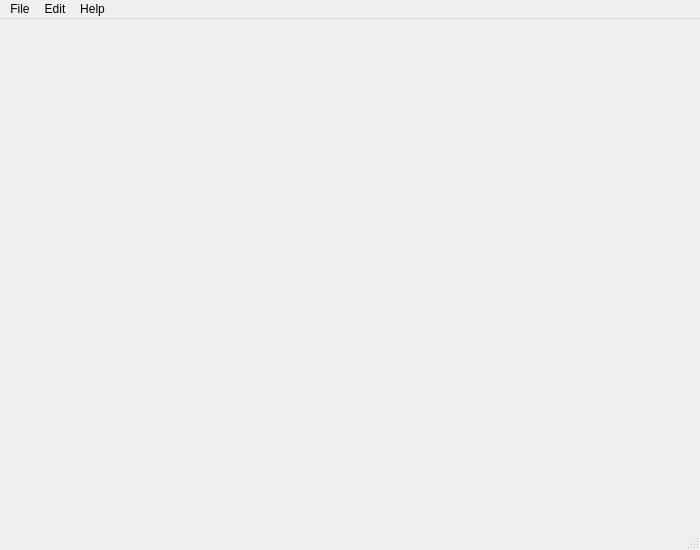
<?xml version="1.0" encoding="UTF-8"?>
<ui version="4.0">
 <author>Einar Uvsløkk, &lt;einar.uvslokk@linux.com&gt;</author>
 <class>MainWindow</class>
 <widget class="QMainWindow" name="MainWindow">
  <property name="geometry">
   <rect>
    <x>0</x>
    <y>0</y>
    <width>700</width>
    <height>550</height>
   </rect>
  </property>
  <property name="windowTitle">
   <string>Luma</string>
  </property>
  <property name="windowOpacity">
   <double>1.000000000000000</double>
  </property>
  <widget class="QWidget" name="centralwidget">
   <layout class="QGridLayout" name="gridLayout">
    <item row="0" column="0">
     <widget class="QStackedWidget" name="mainStack">
      <property name="currentIndex">
       <number>0</number>
      </property>
      <widget class="QWidget" name="page"/>
     </widget>
    </item>
   </layout>
  </widget>
  <widget class="QMenuBar" name="menubar">
   <property name="geometry">
    <rect>
     <x>0</x>
     <y>0</y>
     <width>700</width>
     <height>23</height>
    </rect>
   </property>
   <widget class="QMenu" name="menuFile">
    <property name="title">
     <string>File</string>
    </property>
    <addaction name="actionShowLogger"/>
    <addaction name="separator"/>
    <addaction name="actionQuit"/>
   </widget>
   <widget class="QMenu" name="menuEdit">
    <property name="title">
     <string>Edit</string>
    </property>
    <widget class="QMenu" name="menuLanguage">
     <property name="title">
      <string>Language</string>
     </property>
    </widget>
    <addaction name="actionEditServerList"/>
    <addaction name="separator"/>
    <addaction name="actionReloadPlugins"/>
    <addaction name="actionConfigurePlugins"/>
    <addaction name="separator"/>
    <addaction name="menuLanguage"/>
    <addaction name="separator"/>
    <addaction name="actionEditSettings"/>
   </widget>
   <widget class="QMenu" name="menuHelp">
    <property name="title">
     <string>Help</string>
    </property>
    <addaction name="actionAboutLuma"/>
   </widget>
   <addaction name="menuFile"/>
   <addaction name="menuEdit"/>
   <addaction name="menuHelp"/>
  </widget>
  <widget class="QStatusBar" name="statusBar"/>
  <action name="actionShowLogger">
   <property name="checkable">
    <bool>true</bool>
   </property>
   <property name="text">
    <string>Show logger</string>
   </property>
   <property name="shortcut">
    <string>Ctrl+L</string>
   </property>
  </action>
  <action name="actionQuit">
   <property name="text">
    <string>Quit</string>
   </property>
   <property name="shortcut">
    <string>Ctrl+Q</string>
   </property>
  </action>
  <action name="actionEditServerList">
   <property name="text">
    <string>Server List</string>
   </property>
   <property name="shortcut">
    <string>Ctrl+Shift+S</string>
   </property>
  </action>
  <action name="actionReloadPlugins">
   <property name="text">
    <string>Reload Plugins</string>
   </property>
   <property name="shortcut">
    <string>F5</string>
   </property>
  </action>
  <action name="actionConfigurePlugins">
   <property name="text">
    <string>Configure Plugins</string>
   </property>
  </action>
  <action name="actionAboutLuma">
   <property name="text">
    <string>About Luma</string>
   </property>
   <property name="shortcut">
    <string>F12</string>
   </property>
  </action>
  <action name="actionEditSettings">
   <property name="text">
    <string>Settings</string>
   </property>
  </action>
 </widget>
 <resources/>
 <connections>
  <connection>
   <sender>actionQuit</sender>
   <signal>triggered()</signal>
   <receiver>MainWindow</receiver>
   <slot>close()</slot>
   <hints>
    <hint type="sourcelabel">
     <x>-1</x>
     <y>-1</y>
    </hint>
    <hint type="destinationlabel">
     <x>275</x>
     <y>270</y>
    </hint>
   </hints>
  </connection>
  <connection>
   <sender>actionAboutLuma</sender>
   <signal>triggered()</signal>
   <receiver>MainWindow</receiver>
   <slot>showAboutLuma()</slot>
   <hints>
    <hint type="sourcelabel">
     <x>-1</x>
     <y>-1</y>
    </hint>
    <hint type="destinationlabel">
     <x>275</x>
     <y>270</y>
    </hint>
   </hints>
  </connection>
  <connection>
   <sender>actionConfigurePlugins</sender>
   <signal>triggered()</signal>
   <receiver>MainWindow</receiver>
   <slot>configurePlugins()</slot>
   <hints>
    <hint type="sourcelabel">
     <x>-1</x>
     <y>-1</y>
    </hint>
    <hint type="destinationlabel">
     <x>275</x>
     <y>270</y>
    </hint>
   </hints>
  </connection>
  <connection>
   <sender>actionReloadPlugins</sender>
   <signal>triggered()</signal>
   <receiver>MainWindow</receiver>
   <slot>reloadPlugins()</slot>
   <hints>
    <hint type="sourcelabel">
     <x>-1</x>
     <y>-1</y>
    </hint>
    <hint type="destinationlabel">
     <x>275</x>
     <y>270</y>
    </hint>
   </hints>
  </connection>
  <connection>
   <sender>actionShowLogger</sender>
   <signal>triggered(bool)</signal>
   <receiver>MainWindow</receiver>
   <slot>showLoggerWindow(bool)</slot>
   <hints>
    <hint type="sourcelabel">
     <x>-1</x>
     <y>-1</y>
    </hint>
    <hint type="destinationlabel">
     <x>275</x>
     <y>270</y>
    </hint>
   </hints>
  </connection>
  <connection>
   <sender>actionEditServerList</sender>
   <signal>triggered()</signal>
   <receiver>MainWindow</receiver>
   <slot>showServerEditor()</slot>
   <hints>
    <hint type="sourcelabel">
     <x>-1</x>
     <y>-1</y>
    </hint>
    <hint type="destinationlabel">
     <x>275</x>
     <y>270</y>
    </hint>
   </hints>
  </connection>
  <connection>
   <sender>actionEditSettings</sender>
   <signal>triggered()</signal>
   <receiver>MainWindow</receiver>
   <slot>showSettingsDialog()</slot>
   <hints>
    <hint type="sourcelabel">
     <x>-1</x>
     <y>-1</y>
    </hint>
    <hint type="destinationlabel">
     <x>275</x>
     <y>270</y>
    </hint>
   </hints>
  </connection>
 </connections>
 <slots>
  <slot>quitApplication()</slot>
  <slot>showLoggerWindow(bool)</slot>
  <slot>reloadPlugins()</slot>
  <slot>configurePlugins()</slot>
  <slot>showAboutLuma()</slot>
  <slot>showServerEditor()</slot>
  <slot>showSettingsDialog()</slot>
 </slots>
</ui>
